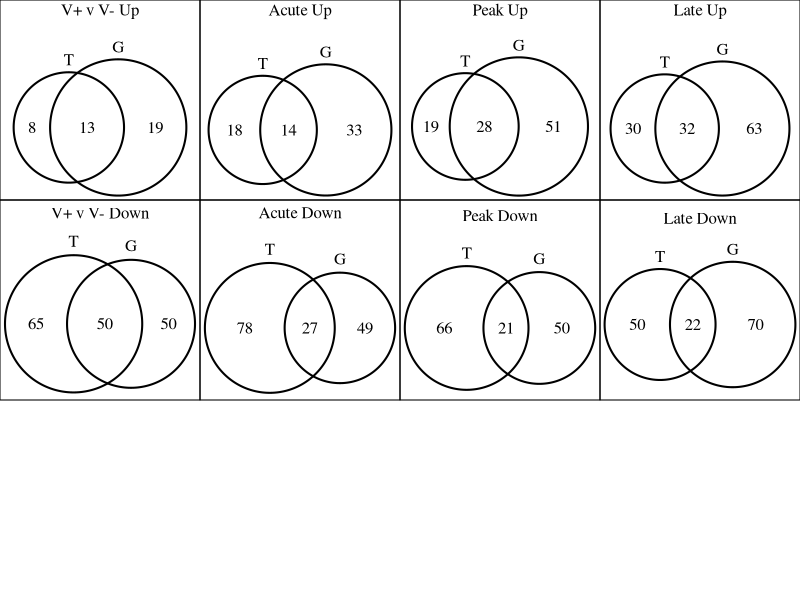
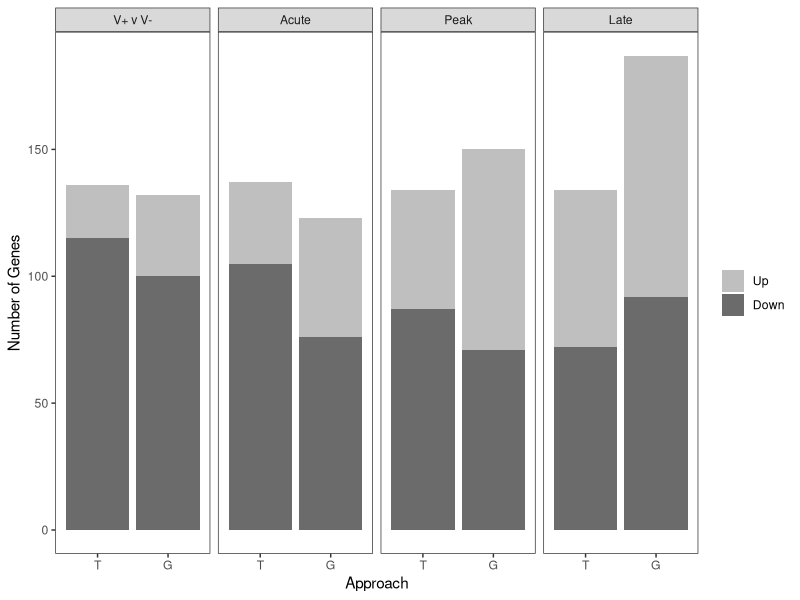
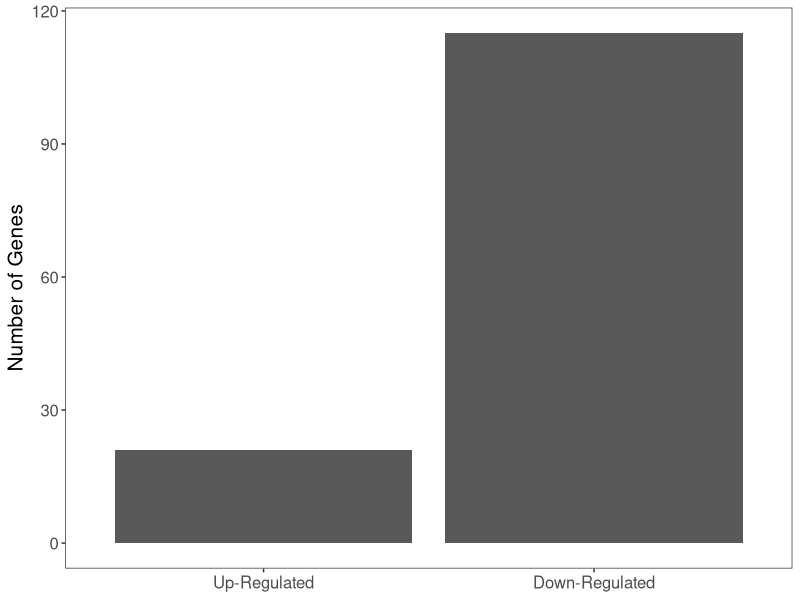

These charts were generated, in order, by the following R code:
## ---- chunk 1
library(tidyverse)
library(VennDiagram)
library(gridExtra)
## ---- chunk 2
t_virus <- read.csv("Output Files/txome_female_edgeR_viralRNA_DGE_results.csv") %>% 
  dplyr::rename("gene" = "X")

t_acute <- 
  read.csv("Output Files/txome_female_edgeR_DGE_results_acute.csv") %>% 
  dplyr::rename("gene" = "X")

t_peak <-
  read.csv("Output Files/txome_female_edgeR_DGE_results_peak.csv") %>% 
  dplyr::rename("gene" = "X")

t_late <- 
  read.csv("Output Files/txome_female_edgeR_DGE_results_late.csv") %>% 
  dplyr::rename("gene" = "X")
## ---- chunk 3
tvirus_up <- 
  read.csv("Output Files/txome_female_edgeR_viralRNA_DEG.csv", row.name=1) %>% 
  filter(logFC>0)
tvirus_down <- 
  read.csv("Output Files/txome_female_edgeR_viralRNA_DEG.csv", row.name=1) %>% 
  filter(logFC<0)

t_acute_up <- 
  read.csv("Output Files/txome_female_edgeR_DEG_acute.csv", row.name=1) %>% 
  filter(logFC>0)
t_acute_down <- 
  read.csv("Output Files/txome_female_edgeR_DEG_acute.csv", row.name=1) %>% 
  filter(logFC<0)
t_peak_up <- 
  read.csv("Output Files/txome_female_edgeR_DEG_peak.csv", row.name=1) %>% 
  filter(logFC>0)
t_peak_down <- 
  read.csv("Output Files/txome_female_edgeR_DEG_peak.csv", row.name=1) %>% 
  filter(logFC<0)
t_late_up <- 
  read.csv("Output Files/txome_female_edgeR_DEG_late.csv", row.name=1) %>% 
  filter(logFC>0)
t_late_down <- 
  read.csv("Output Files/txome_female_edgeR_DEG_late.csv", row.name=1) %>% 
  filter(logFC<0)
## ---- chunk 4
g_virus <- 
  read.csv("Output Files/gnome_female_edgeR_viralRNA_DGE_results.csv") %>% 
  dplyr::rename("gene"= "X")

g_acute <- 
  read.csv("Output Files/gnome_female_edgeR_DGE_results_acute.csv") %>% 
  dplyr::rename("gene" = "X")

g_peak <-
  read.csv("Output Files/gnome_female_edgeR_DGE_results_peak.csv") %>% 
  dplyr::rename("gene" = "X")

g_late <- 
  read.csv("Output Files/gnome_female_edgeR_DGE_results_late.csv") %>% 
  dplyr::rename("gene" = "X")
## ---- chunk 5
gvirus_up <- 
  read.csv("Output Files/gnome_female_edgeR_viralRNA_DEG.csv", row.name=1) %>% 
  filter(logFC>0)
gvirus_down <- 
  read.csv("Output Files/gnome_female_edgeR_viralRNA_DEG.csv", row.name=1) %>% 
  filter(logFC<0)

g_acute_up <- 
  read.csv("Output Files/gnome_female_edgeR_DEG_acute.csv", row.name=1) %>% 
  filter(logFC>0)
g_acute_down <- 
  read.csv("Output Files/gnome_female_edgeR_DEG_acute.csv", row.name=1) %>% 
  filter(logFC<0)
g_peak_up <- 
  read.csv("Output Files/gnome_female_edgeR_DEG_peak.csv", row.name=1) %>% 
  filter(logFC>0)
g_peak_down <- 
  read.csv("Output Files/gnome_female_edgeR_DEG_peak.csv", row.name=1) %>% 
  filter(logFC<0)
g_late_up <- 
  read.csv("Output Files/gnome_female_edgeR_DEG_late.csv", row.name=1) %>% 
  filter(logFC>0)
g_late_down <- 
  read.csv("Output Files/gnome_female_edgeR_DEG_late.csv", row.name=1) %>% 
  filter(logFC<0)
## ---- chunk 6
gene_num <- 
  data.frame(
    approach = c("T", "T", "T", "T",
                 "T", "T", "T", "T",
                 "G", "G", "G", "G", 
                 "G", "G", "G", "G"),
    stage = c("V+ v V-", "V+ v V-", 
              "Acute", "Acute", "Peak", "Peak", "Late", "Late",
              "V+ v V-", "V+ v V-", 
              "Acute", "Acute", "Peak", "Peak", "Late", "Late"),
    direction = c("Up", "Down", "Up", "Down",
                  "Up", "Down", "Up", "Down",
                  "Up", "Down", "Up", "Down",
                   "Up", "Down", "Up", "Down"),
    genes = c(nrow(tvirus_up), nrow(tvirus_down),
              nrow(t_acute_up), nrow(t_acute_down), 
              nrow(t_peak_up), nrow(t_peak_down), 
              nrow(t_late_up), nrow(t_late_down),
              nrow(gvirus_up), nrow(gvirus_down),
              nrow(g_acute_up), nrow(g_acute_down), 
              nrow(g_peak_up), nrow(g_peak_down), 
              nrow(g_late_up), nrow(g_late_down))) %>% 
  mutate(stage=factor(stage, levels=c("V+ v V-", "Acute", "Peak", "Late")),
         direction=factor(direction, levels=c("Up", "Down")),
         approach=factor(approach, levels=c("T", "G")))
## ---- chunk 7
gene_plot <- 
  ggplot(gene_num, aes(x=approach, y=genes, fill=direction)) +
  geom_col() +
  facet_grid(~stage) +
  labs(x="Approach", y = "Number of Genes") +
  scale_fill_manual(values=c("gray75", "gray42"), name=NULL) +
  theme_bw() +
  theme(panel.grid=element_blank())

ggsave("Figures/TG_F_edgeR_approachcomp.jpeg", gene_plot, 
       width=4, height=3, units="in")
## ---- chunk 8
gene_plot_pres <- 
  gene_num %>% 
  filter(stage=="V+ v V-" &
         approach=="T") %>% 
  mutate(direction=factor(ifelse(direction=="Up", "Up-Regulated", "Down-Regulated"),
                          levels=c("Up-Regulated", "Down-Regulated"))) %>% 
  ggplot(., aes(x=direction, y=genes)) +
  geom_col() +
  labs(x=NULL, y = "Number of Genes") +
  scale_fill_manual(values=c("gray75", "gray42"), name=NULL) +
  theme_bw() +
  theme(panel.grid=element_blank(),
        text=element_text(size=15))

ggsave("Figures/T_F_edgeR_numgenes_pres.jpeg", gene_plot_pres, 
       width=4, height=4, units="in")
## ---- chunk 9
gene_list <- 
  list(
    t_acute_up = t_acute_up$gene,
    t_acute_down = t_acute_down$gene,
    t_peak_up = t_peak_up$gene,
    t_peak_down = t_peak_down$gene,
    t_late_up = t_late_up$gene,
    t_late_down = t_late_down$gene,
    t_virus_up = tvirus_up$gene,
    t_virus_down = tvirus_down$gene,
    g_acute_up = g_acute_up$gene,
    g_acute_down = g_acute_down$gene,
    g_peak_up = g_peak_up$gene,
    g_peak_down = g_peak_down$gene,
    g_late_up = g_late_up$gene,
    g_late_down = g_late_down$gene,
    g_virus_up = gvirus_up$gene,
    g_virus_down = gvirus_down$gene
  )
## ---- chunk 10
virus_up <- 
   venn.diagram(gene_list[c(7,15)], 
               filename=NULL,
               disable.logging=TRUE,
               main="V+ v V- Up", main.pos=c(0.5,0.85),
               category.names = c("T", "G"), 
               cat.pos=c(0,0),
               cat.just=list(c(0.5,0) , c(0.5,0)),
               invert=TRUE,
               margin=0.3,
               height=3, 
               width=3,
               units="in")

virus_down <- 
   venn.diagram(gene_list[c(8,16)], 
               filename=NULL,
               disable.logging=TRUE,
               main="V+ v V- Down", main.pos=c(0.5,0.78),
               category.names = c("T", "G"), 
               cat.pos=c(0, 0),
               cat.just=list(c(0.5,0) , c(0.5,0)),
               margin=0.3,
               height=3, 
               width=3,
               units="in")

acute_up <- 
   venn.diagram(gene_list[c(1,9)], 
               filename=NULL,
               disable.logging=TRUE,
               main="Acute Up", main.pos=c(0.5,0.85),
               category.names = c("T", "G"), 
               cat.pos=c(0, 0),
               cat.just=list(c(0.5,0) , c(0.5,0)),
               invert=TRUE,
               margin=0.3,
               height=3, 
               width=3,
               units="in")
 
acute_down<- 
    venn.diagram(gene_list[c(2,10)], 
               filename=NULL,
               disable.logging=TRUE,
               main="Acute Down", main.pos=c(0.5,0.8),
               category.names = c("T", "G"), 
               cat.pos=c(0, 0),
               cat.just=list(c(0.5,0) , c(0.5,0)),
               margin=0.3,
               height=3, 
               width=3,
               units="in")
peak_up <- 
   venn.diagram(gene_list[c(3,11)], 
               filename=NULL,
               disable.logging=TRUE,
               main="Peak Up", main.pos=c(0.5,0.85),
               category.names = c("T", "G"), 
               cat.pos=c(0,0),
               cat.just=list(c(0.5,0) , c(0.5,0)),
               invert=TRUE,
               margin=0.3,
               height=3, 
               width=3,
               units="in")
peak_down <- 
   venn.diagram(gene_list[c(4,12)], 
               filename=NULL,
               disable.logging=TRUE,
               main="Peak Down", main.pos=c(0.5,0.8),
               category.names = c("T", "G"), 
               cat.pos=c(0,0),
               cat.just=list(c(0.5,0) , c(0.5,0)),
               margin=0.3,
               height=3, 
               width=3,
               units="in")

late_up <- 
   venn.diagram(gene_list[c(5,13)], 
               filename=NULL,
               disable.logging=TRUE,
               main="Late Up", main.pos=c(0.5,0.85),
               category.names = c("T", "G"), 
               cat.pos=c(0,0),
               cat.just=list(c(0.5,0) , c(0.5,0)),
               invert=TRUE,
               margin=0.3,
               height=3, 
               width=3,
               units="in")

late_down <- 
   venn.diagram(gene_list[c(6,14)], 
               filename=NULL,
               disable.logging=TRUE,
               main="Late Down", main.pos=c(0.5,0.8),
               category.names = c("T", "G"), 
               cat.pos=c(0,0),
               cat.just=list(c(0.5,0) , c(0.5,0)),
               invert=TRUE,
               margin=0.3,
               height=3, 
               width=3,
               units="in")

venn <- 
  grid.arrange(gTree(children=virus_up),
               gTree(children=acute_up),
               gTree(children=peak_up),
               gTree(children=late_up),
               gTree(children=virus_down),
               gTree(children=acute_down),
               gTree(children=peak_down),
               gTree(children=late_down),
               ncol=4,
               rectGrob(x=c(0.5, 1.5, 2.5, 3.5,
                            0.5, 1.5, 2.5, 3.5), 
                        y=c(2.5, 2.5, 2.5, 2.5,
                            1.5, 1.5, 1.5, 1.5), 
                        gp=gpar(lwd=1, fill=NA))) 

ggsave("Figures/TG_F_edgeR_approachcomp_venn.jpeg", 
       venn, width=8, height=5, units="in")
